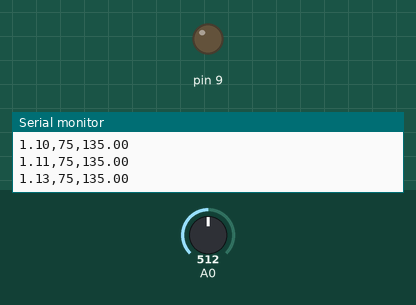
Simulated run of this sketch. Board: Arduino Uno, built with avr-gcc and run on an emulated ATmega328P. On the bench: output pins drawn as LEDs (lit = HIGH), the last lines printed to the serial monitor. Inputs (shaded band) come from the test bench; at power-on: A0 = 512.

Above: at 1.2 s.
1.3 s: A0 set to 122
At 2.09 s:
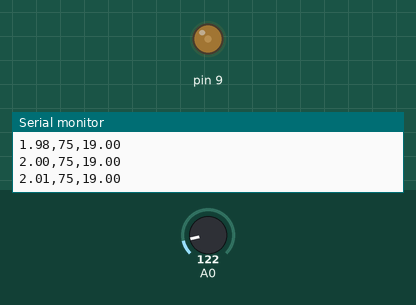
At 3.34 s:
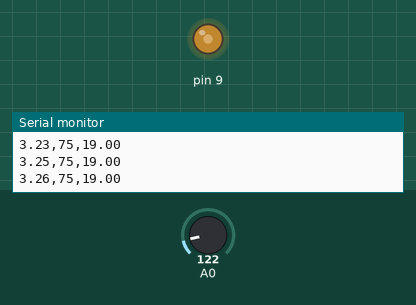
4.3 s: A0 set to 48
5.9 s: A0 set to 404
At 7.1 s:
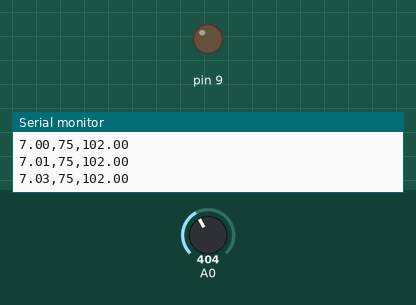
Timing chart, 0 to 8.9 s (numbered marks = the images above; inputs shaded):
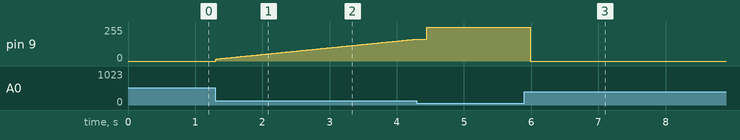

The sketch:

Tasca10nova.ino
```cpp
// Tasca 10 Tercera fase
#include <TimerOne.h> // llibreria obtinguda dAtenea per poder introduir la frequencia de mostreig
float incl; // Definicio duna variable decimal per guardar la inclinacio desitjada en percentatge
int incl_bit; // Definicio duna variable decimal per guardar la inclinacio desitjada de 0 a 1024
volatile float v=0; // Es declara una variable decimal per la velocitat de rotacio del motor. Es recomana la notacio volatile per les variables que canvien de valor en cada execucio
float incl_real; // Definicio duna variable decimal per guardar la inclinacio a la que es troba el motor a un instant determinat
float diferencia; // Definicio duna variable decimal per guardar lerror entre la posicio desitjada i la real
int vmin= 58;  // Valor minim de voltatge de 0 1023 que dona el potenciometre
int vmax= 394; // Valor maxim de voltatge de 0 1023 que dona el potenciometre
float integ; // Declaracio duna variable float per evitar possibles saturacions del valor
float der; // Declaracio duna variable float per evitar posibles saturacions del valor
float diferencia_prev; // Defnicio error de consigna respecte lanterior
float prop; // Declaracio duna variable float per evitar posibles saturacions del valor
float ki=10; // Valor de ki assignat segons experiencies previes al laboratori de control automatic. Al seguent apartat es determinara pel metode de ZieglerNichols
float kp=3; // Valor de kp assignat segons experiencies previes al laboratori de control automatic. Al seguent apartat es determinara pel metode de ZieglerNichols
float kd=0.1; // Valor de kd assignat segons experiencies previes al laboratori de control automatic. Al seguent apartat es determinara pel metode de ZieglerNichols
float incl_real_perc;
float t=0.0; // Declaracio duna variable decimal per poder obtenir les representacions grafiques

void ISR_Inclinacio(){
  incl_real = analogRead(A0);
  diferencia = incl_bit-incl_real;
  prop=kp*diferencia; // Declaracio control proporcional
  integ=integ+diferencia*0.002; // Declaracio control integrador
  der=(diferencia-diferencia_prev)/0.002; // Declaracio control derivatiu
  diferencia_prev=diferencia;
  v = prop + integ*ki + der*kd; // Definicio de la velocitat com la suma de totes les parts del controlador PID
  if (integ*ki>1023) integ = 1023/ki; // Declaracio dun if per evitar saturacions
  if (integ<0) integ = 0;
  if (v>1023) v = 1023;
  if (v<0) v = 0;
  Timer1.setPwmDuty (9,v);
  t=t+0.002; // Per poder obtenir les representacions grafiques
}
// Inici de la definicio del setup del programa
void setup()
{
  Serial.begin(9600);
  Timer1.initialize(2000);
  Timer1.attachInterrupt(ISR_Inclinacio);
  Timer1.pwm(9,0);
}
// Inici de la definicio del loop del programa
void loop() {

    incl=25; // Valor desitjat de la inclinacio per la representacio
    incl_bit=map(incl, 0, 100, vmin, vmax);  // Quart proporcional per convertir la variable inclinacio (%) a inclinacio (0-1023)
    Serial.print(t);
    Serial.print(',');
    Serial.print(75);
    Serial.print(',');
    incl_real_perc=map(incl_real, vmin, vmax, 0, 100);
    Serial.print(incl_real_perc);
    Serial.println();
}
// Fi del programa de la Tasca 10 Tercera fase
```

Measured:
- after the input at 1.3 s, pin 9: moves from 0/255 to 164/255 over 3.0 s, starting at once
- after the input at 5.9 s, pin 9: 255/255 → 0/255 after 0.09 s
